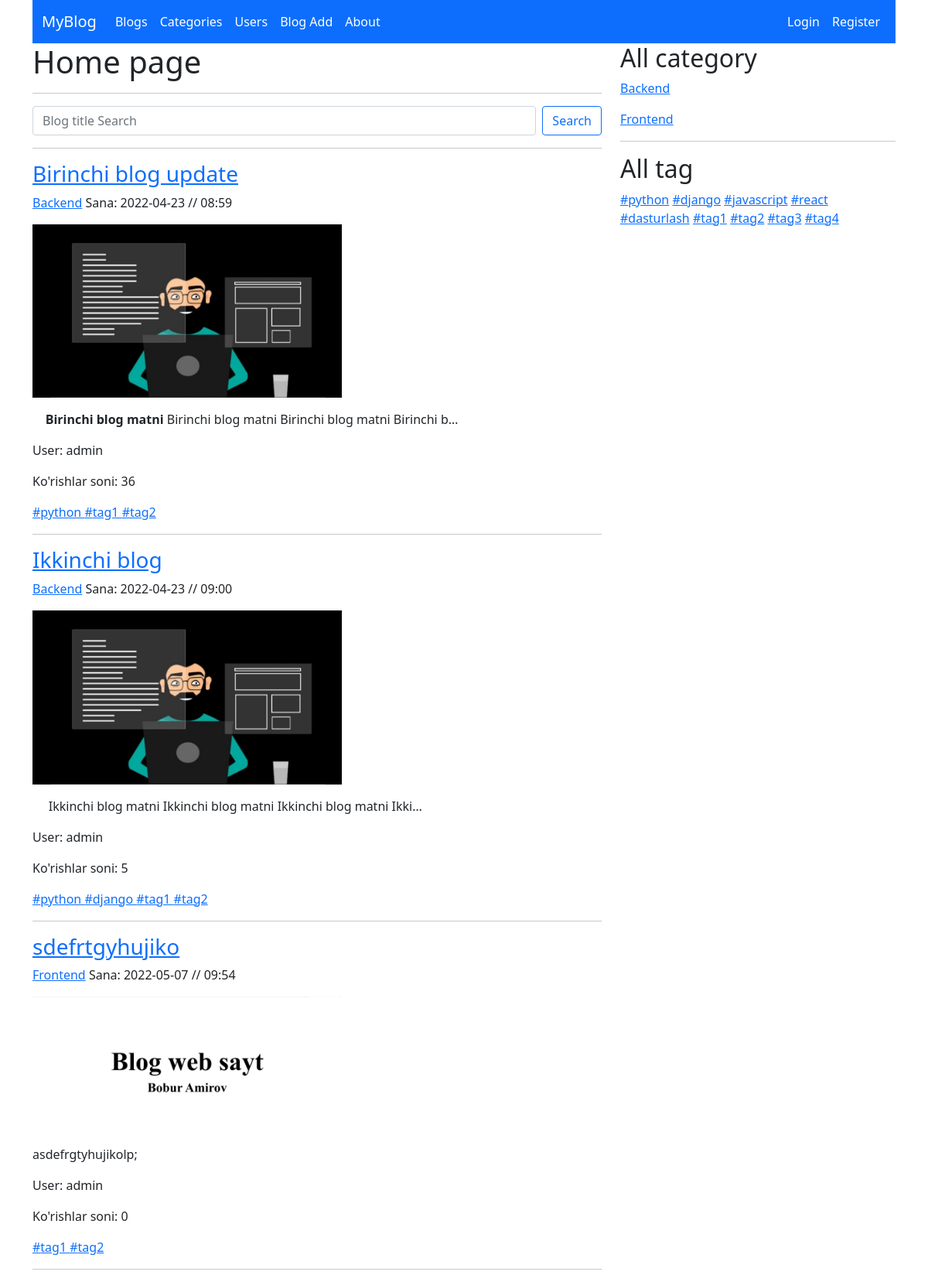
Before: / with the older database file.
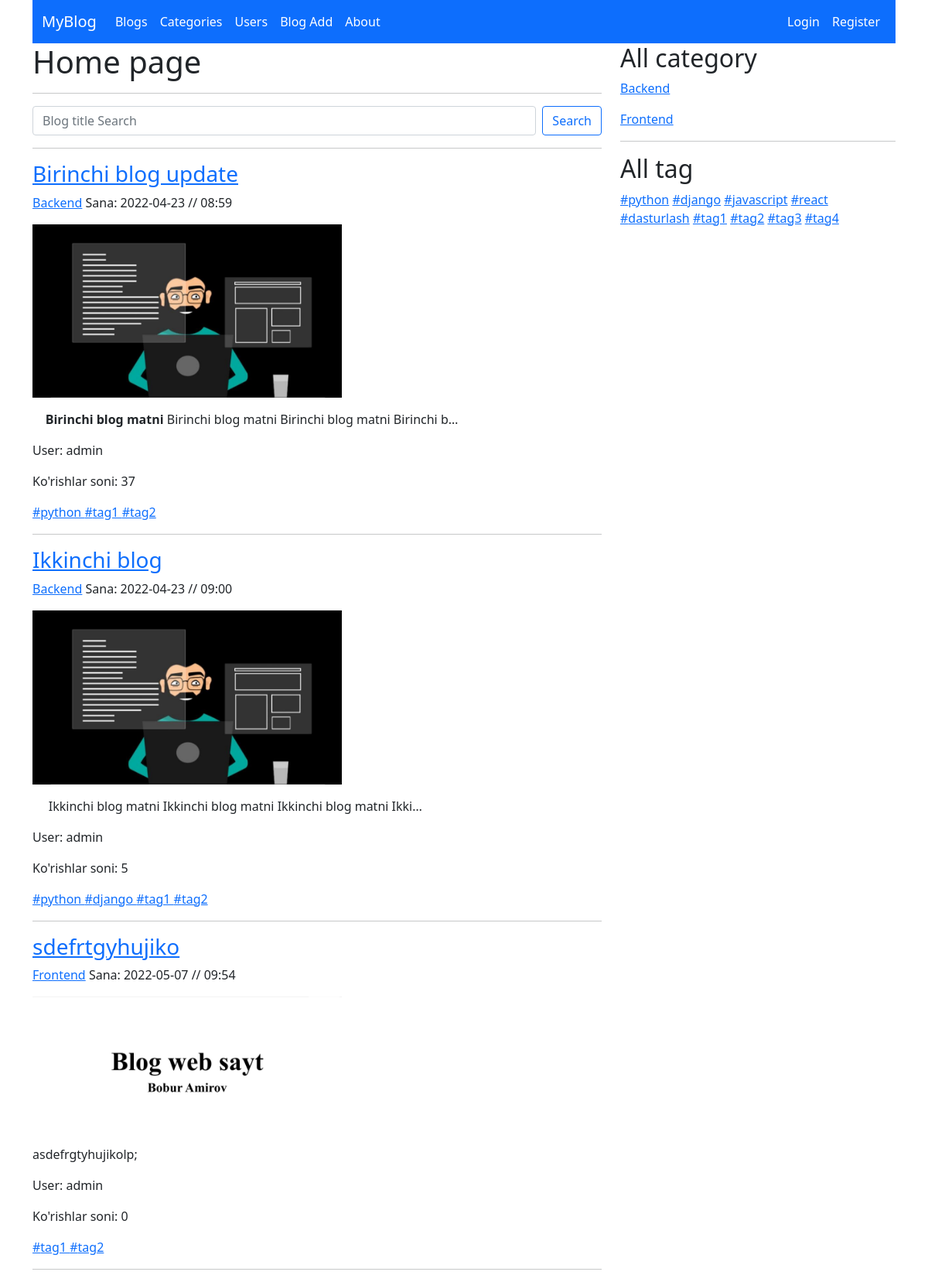
After: the same page with the newer database file.
### blog/models/blog.py (models this page shows, shortened)
class Blog(models.Model):
    title = models.CharField(max_length=150)
    slug = models.SlugField(max_length=150, unique=True)
    image = models.ImageField(upload_to='blog/')
    description = RichTextField()
    user = models.ForeignKey(Account, on_delete=models.SET_NULL, null=True, related_name='blog')
    category = models.ForeignKey(Category, on_delete=models.SET_NULL, null=True, related_name='blog')
    created = models.DateTimeField(auto_now_add=True)
    updated = models.DateTimeField(auto_now=True)
    views = models.PositiveIntegerField(default=0)
    tags = models.ManyToManyField(Tag)
    is_published = models.BooleanField(default=False)

### blog/models/category.py (models this page shows, shortened)
class Category(models.Model):
    name = models.CharField(max_length=50)
    slug = models.SlugField(max_length=50, unique=True)
    image = models.ImageField(upload_to='category/')
    description = models.TextField()
    user = models.ManyToManyField(Account, related_name='category', null=True, blank=True)

### account/models.py (models this page shows, shortened)
class Account(AbstractUser):
    username = models.CharField(max_length=50, unique=True,
                                help_text=(
                                   "Siz 50 ta belgidan iborat username tanlashingiz mumkin"
                                ),
                                error_messages={
                                    "unique": "Bunaqa user avval ruyxatdan utgan.",
                                },
                                )
    phone_number = models.CharField(max_length=13, null=True, blank=True)
    date_of_birth = models.DateField(null=True, blank=True)
    image = models.ImageField(upload_to='account')
    address = models.CharField(max_length=150, null=True, blank=True)
    USERNAME_FIELD = "username"

### blog/views.py (the view)
# urls.py: path('', BlogList.as_view(), name='blog_list'),
class BlogList(BaseView, View):
    def get(self, request):
        context = {}
        search = request.GET.get('search')
        if search:
            context['blogs'] = Blog.objects.filter(
                Q(title__icontains=search) | Q(category__name__icontains=search)
            )
        else:
            context['blogs'] = Blog.objects.all()
        context['categories'] = self.category()
        context['tags'] = self.tag()
        return render(request, 'blog/blog_list.html', context)

### blog/views.py (called while the page is built)
    def category(self):
        category_list = Category.objects.all()
        return category_list

    def tag(self):
        tag_list = Tag.objects.all()
        return tag_list

### templates/blog/blog_list.html (shortened to what this page needs)
{% extends 'base.html' %}
{% block content %}
    <h1>Home page</h1>
    <hr>
    <form class="d-flex" method="get">
        <input name="search" class="form-control me-2" type="search" placeholder="Blog title Search" aria-label="Search">
        <button class="btn btn-outline-primary" type="submit">Search</button>
    </form>
    <hr>
    {% for blog in blogs %}
        <h3><a href="{% url 'blog_detail' blog.slug %}">{{ blog.title }}</a></h3>
        <p><a href="#">{{ blog.category.name }}</a>
            Sana: {{ blog.created | date:'Y-m-d // h:i' }}</p>
        <img style="width: 400px;" src="{{ blog.image.url }}" alt="Bu rasm">
        <p>{{ blog.description|truncatechars_html:100|safe }}</p>
        <p>User: {{ blog.user.username }}</p>
        <p>Ko'rishlar soni: {{ blog.views }}</p>
        {% for tag in blog.tags.all %}
            <a href="#">#{{ tag.name }} </a>
        {% endfor %}
        <hr>
    {% endfor %}
{% endblock %}

Changed rows visible on the page:
changed Blog "Birinchi blog update": views "36" → "37"
